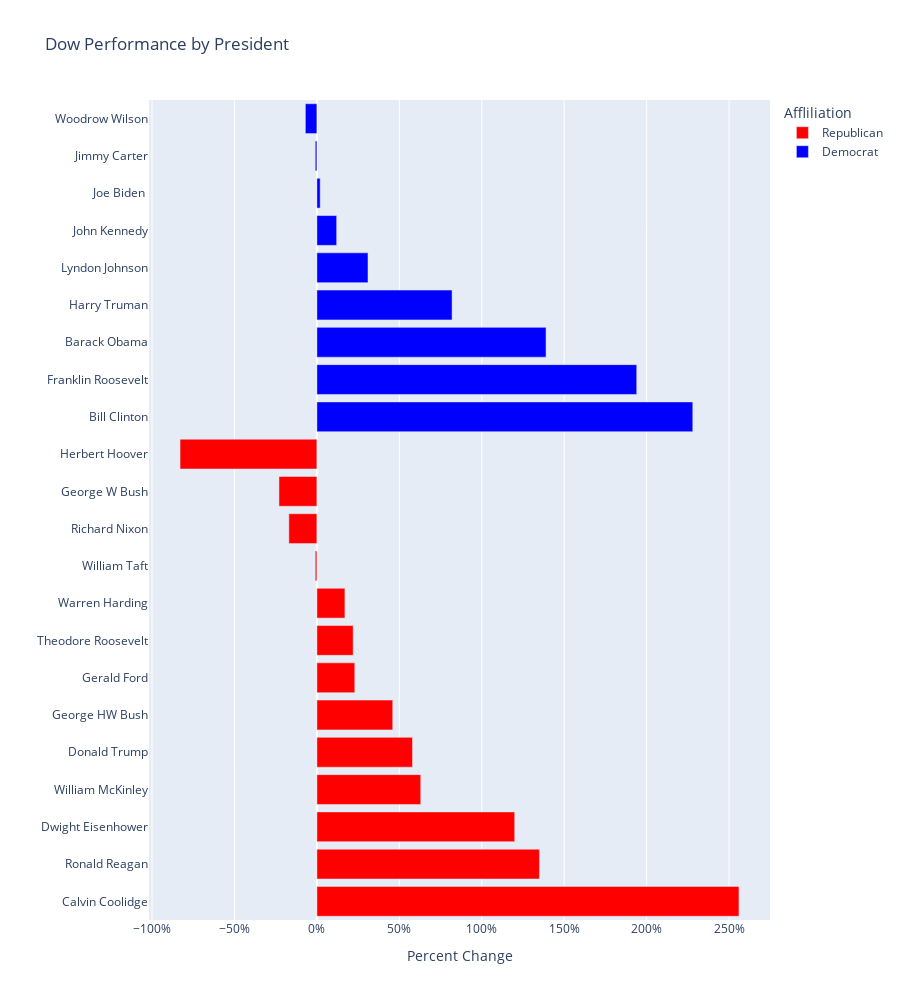

Write notebook code for a chart like this one.
### Markdown cell above
## Plotly Express

Like Seaborn, Plotly Express is a simplfied front end for the Plotly visualization library. I will attempt to create the same visualization.

### Code cell
import plotly.express as px
import plotly.offline as po

# fix wierd Plotly graph no-show problem
po.offline.init_notebook_mode (connected = True)

# set the plot style
#pio.templates.default = "plotly_white"

# sort the data by decreasing performance, since I can't get it to sort by timeline
sorted_data = data.sort_values(by=["Percent Change"],
                 ascending=False)

# create a bar chart showing the "Percent Change" for each president
fig = px.bar(data_frame = sorted_data,
             x = "Percent Change",
             y = "President",
             color = "Affliliation",
             color_discrete_map = {"Republican":"red", "Democrat":"blue"},
             title = "Dow Performance by President",
             height = 1000
            )

# format the x axis ticks as percent
fig.update_xaxes(tickformat = ".0%")

# remove the y axis label ("President")
fig.update_yaxes(title = "")
            
fig.show()

### Figure 1 — Plotly figure (JSON) as saved in the notebook; plotly's stock layout.template omitted (floating-point values rounded to 4 significant figures)
{"data": [{"alignmentgroup": "True", "hovertemplate": "Affliliation=Republican<br>Percent Change=%{x}<br>President=%{y}<extra></extra>", "legendgroup": "Republican", "marker": {"color": "red", "pattern": {"shape": ""}}, "name": "Republican", "offsetgroup": "Republican", "orientation": "h", "showlegend": true, "textposition": "auto", "type": "bar", "x": [2.56, 1.35, 1.2, 0.63, 0.58, 0.46, 0.23, 0.22, 0.17, -0.01, -0.17, -0.23, -0.83], "xaxis": "x", "y": ["Calvin Coolidge", "Ronald Reagan", "Dwight Eisenhower", "William McKinley", "Donald Trump", "George HW Bush", "Gerald Ford", "Theodore Roosevelt", "Warren Harding", "William Taft", "Richard Nixon", "George W Bush", "Herbert Hoover"], "yaxis": "y"}, {"alignmentgroup": "True", "hovertemplate": "Affliliation=Democrat<br>Percent Change=%{x}<br>President=%{y}<extra></extra>", "legendgroup": "Democrat", "marker": {"color": "blue", "pattern": {"shape": ""}}, "name": "Democrat", "offsetgroup": "Democrat", "orientation": "h", "showlegend": true, "textposition": "auto", "type": "bar", "x": [2.28, 1.94, 1.39, 0.82, 0.31, 0.12, 0.02, -0.01, -0.07], "xaxis": "x", "y": ["Bill Clinton", "Franklin Roosevelt", "Barack Obama", "Harry Truman", "Lyndon Johnson", "John Kennedy", "Joe Biden ", "Jimmy Carter", "Woodrow Wilson"], "yaxis": "y"}], "layout": {"barmode": "relative", "height": 1000, "legend": {"title": {"text": "Affliliation"}, "tracegroupgap": 0}, "title": {"text": "Dow Performance by President"}, "xaxis": {"anchor": "y", "domain": [0.0, 1.0], "tickformat": ".0%", "title": {"text": "Percent Change"}}, "yaxis": {"anchor": "x", "domain": [0.0, 1.0], "title": {"text": ""}}}}
